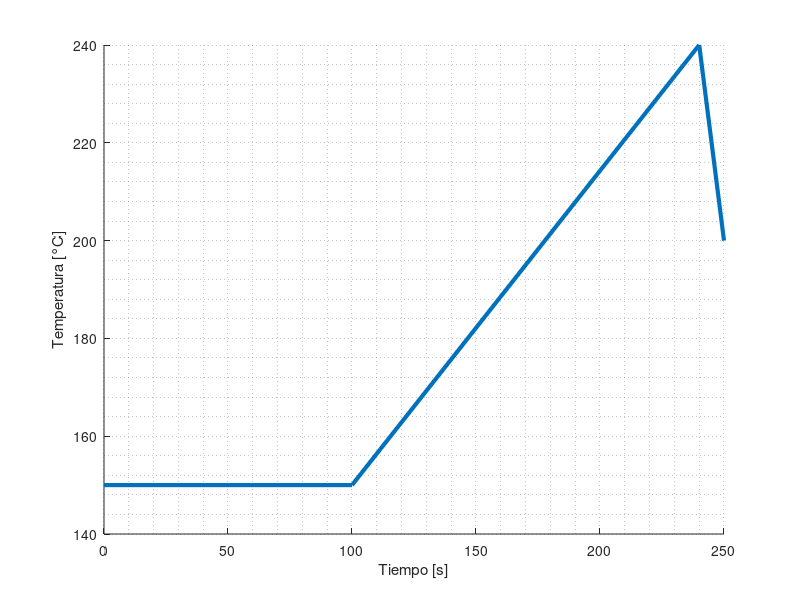
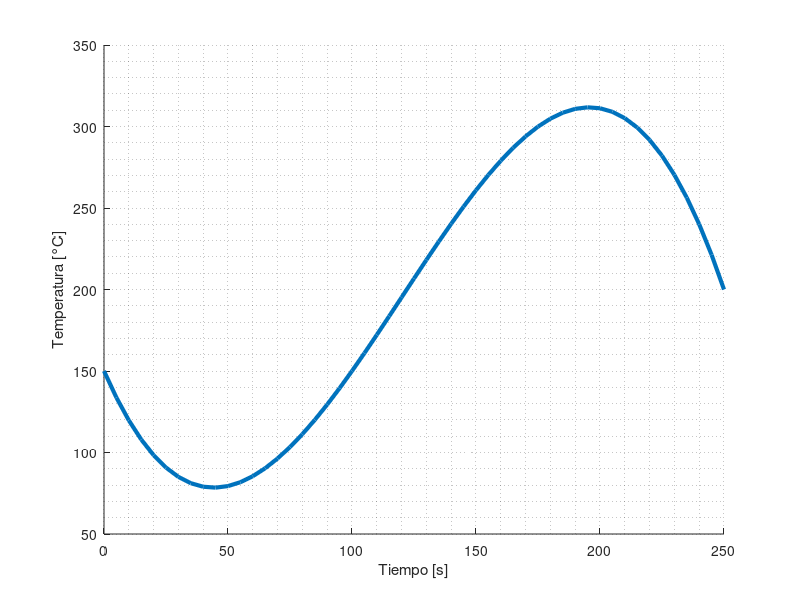

These figures' MATLAB source, in order:
clc
close all
clear all

temp=[150 150 240 200];
time=[0 100 240 250];

figure
grid minor on
hold on
plot(time,temp,"Linewidth",3);
xlabel("Tiempo [s]");
ylabel("Temperatura [°C]");

N=4;
t=0:5:250;
p=polyfit(time, temp,N);
figure
grid minor on
hold on
plot(t,polyval(p,t),"Linewidth",3);
xlabel("Tiempo [s]");
ylabel("Temperatura [°C]");

for i=t
	%printf(" %.2f, \r\n",25+polyval(p,i)/2);
	printf(" %.2f, \r\n",polyval(p,i));
endfor



